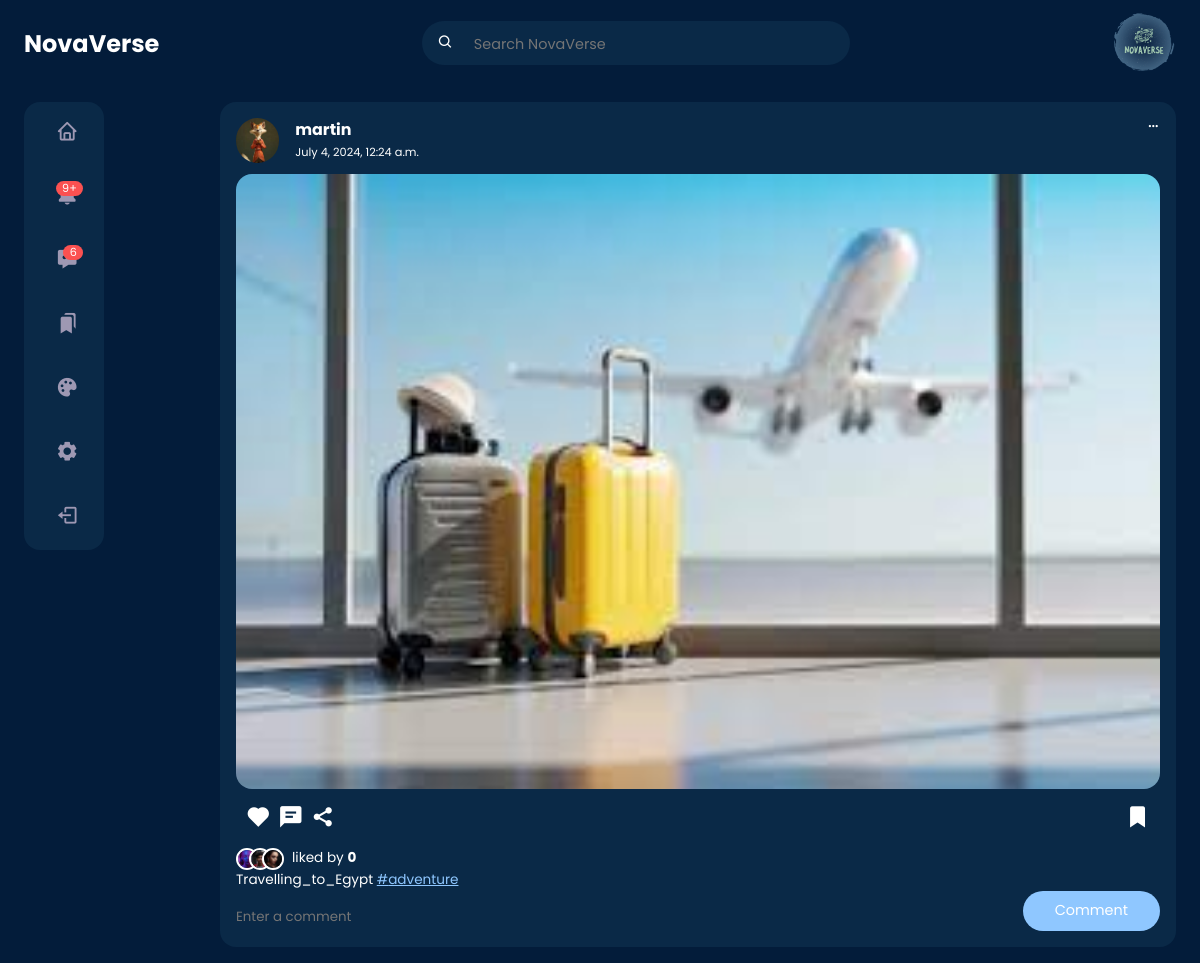
Page /post/d0827464-c623-4f85-afac-2fa89f8124df (signed in) on the earlier database version.
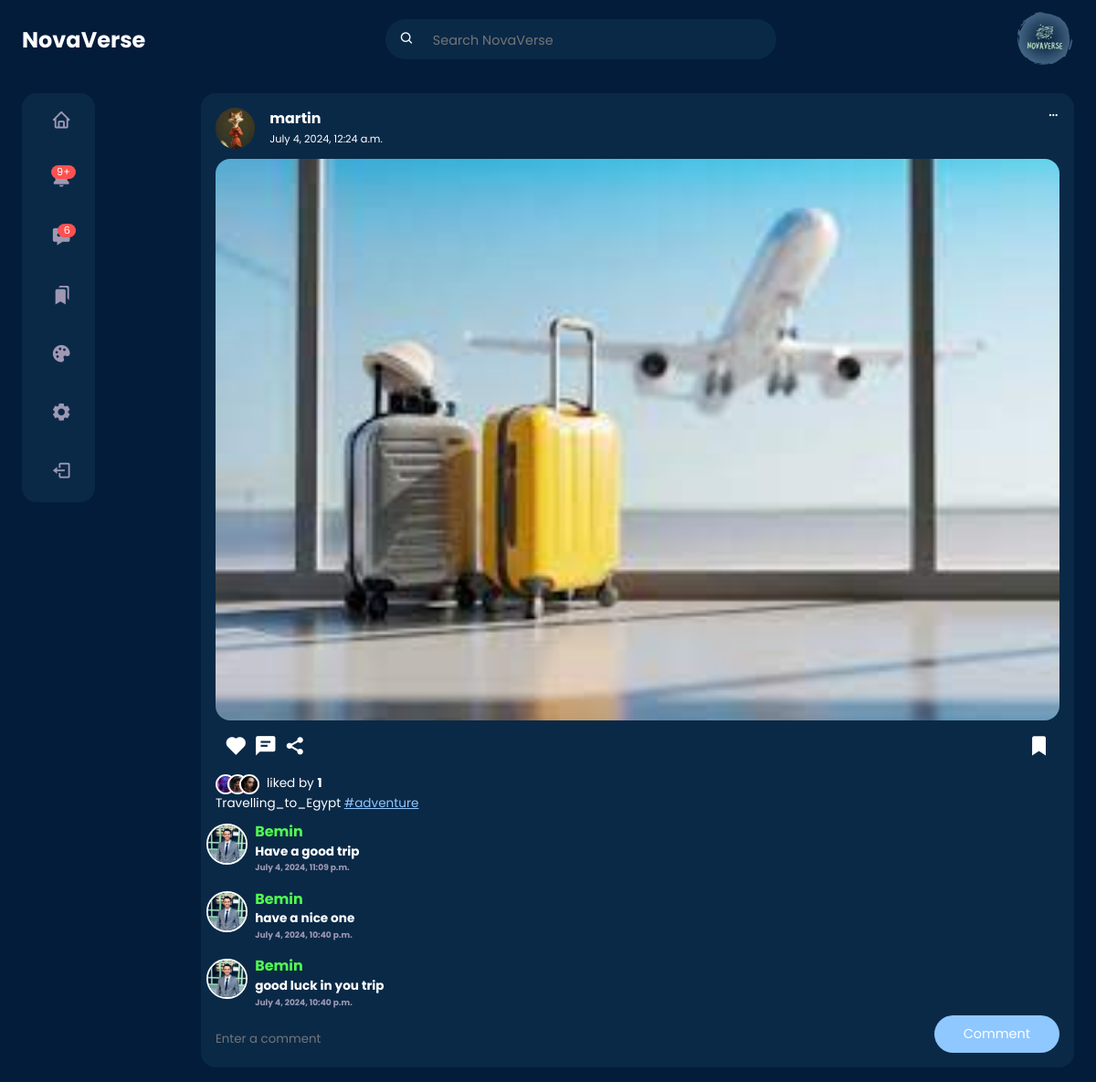
Same page on the later database version.
### userauth/models.py (models this page shows, shortened)
class Profile(models.Model):
    user = models.OneToOneField(User, on_delete=models.CASCADE)
    first_name = models.CharField(max_length=100, null=True, blank=True)
    last_name = models.CharField(max_length=100, null=True, blank=True)
    location = models.CharField(max_length=100, null=True, blank=True)
    url = models.URLField(max_length=1000, null=True, blank=True)
    bio = models.TextField(max_length=200, null=True, blank=True)
    created = models.DateField(auto_now_add=True)
    picture = models.ImageField(
        upload_to=user_directory_path,
        null=True,
        blank=True,
        default="img/default.jpg",
        verbose_name="profile-Picture",
    )
    favourite = models.ManyToManyField(Post)

### post/models.py (models this page shows, shortened)
class Post(models.Model):
    id = models.UUIDField(primary_key=True, default=uuid.uuid4, editable=False)
    picture = models.ImageField(
        upload_to=user_directory_path, verbose_name="Picture", null=True
    )
    caption = models.CharField(max_length=10000, verbose_name="Caption")
    posted = models.DateTimeField(auto_now_add=True)
    tags = models.ManyToManyField(Tag, related_name="tags")
    user = models.ForeignKey(User, on_delete=models.CASCADE)
    likes = models.IntegerField(default=0)

class Tag(models.Model):
    title = models.CharField(max_length=100, verbose_name="Tag")
    slug = models.SlugField(null=False, unique=True, default=uuid.uuid1)
    class Meta:
        verbose_name = "Tag"
        verbose_name_plural = "Tags"

### comment/models.py (models this page shows)
class Comment(models.Model):
    post = models.ForeignKey(Post, on_delete=models.CASCADE)
    user = models.ForeignKey(User, on_delete=models.CASCADE)
    body = models.TextField()
    date = models.DateTimeField(auto_now_add=True)

### post/views.py (the view)
# urls.py: path("post/<uuid:post_id>", views.postDetail, name="post-detail"),
def postDetail(request, post_id):
    post = get_object_or_404(Post, id=post_id)
    post_user_profile = Profile.objects.get(user=post.user)
    user_profile = Profile.objects.get(user=request.user)
    comments = Comment.objects.filter(post=post).order_by("-date")
    for comment in comments:
        comment.profile = Profile.objects.get(user=comment.user)
    if request.method == "POST":
        form = CommentForm(request.POST, request.FILES)
        if form.is_valid():
            comment = form.save(commit=False)
            comment.post = post
            comment.user = request.user
            comment.save()
            return HttpResponseRedirect(reverse("post-detail", args=[post_id]))
    else:
        form = CommentForm()
    context = {
        "post": post,
        "user_profile": user_profile,
        "post_user_profile": post_user_profile,
        "comments": comments,
        "form": form,
    }
    return render(request, "post-detail.html", context)

### comment/forms.py
class CommentForm(forms.ModelForm):
    body = forms.CharField(
        widget=forms.TextInput(
            attrs={"class": "input", "placeholder": "Enter a comment"}
        ),
        required=True,
    )
    class Meta:
        model = Comment
        fields = ["body"]

### templates/post-detail.html (shortened to what this page needs)
{% load static %}
<!DOCTYPE html>
<html lang="en">
<head>
	<link rel="stylesheet" href="{% static 'style/home.css' %}">
	<link rel="stylesheet" href="{% static 'style/postdetail.css' %}">
	<link href='https://unpkg.com/boxicons@2.1.4/css/boxicons.min.css' rel='stylesheet'>
</head>
<body>
	{% include "nav.html" %}
	<main>
		<div class="container">
			<div class="left">
				{% include 'sidebar.html' %}
			</div>
			<div class="middle">
				<div class="feeds">
					<div class="feed">
						<div class="head">
							<div class="user">
								<div class="profile-photo">
									<img src="{{ post_user_profile.picture.url}}">
								</div>
								<div class="info">
									<a href="{% url 'profile' post.user.username %}">
										<h3>{{ post.user.username }}</h3>
									</a>
									<small>{{ post.posted }}</small>
								</div>
							</div>
							<span class="edit">
								<i class='bx bx-dots-horizontal-rounded'></i>
							</span>
						</div>
						<div class="photo">
							<img src="{{ post.picture.url }}">
						</div>
						<div class="action-buttons">
							<div class="interaction-buttons">
								<span>
									<a href="{% url 'like' post.id %}" class="like-button" data-id="{{ post.id }}">
										<i id="like-icon-{{ post.id }}"
											class='bx bxs-heart {% if post.user_liked %} liked {% endif %}'></i>
									</a>
								</span>
								<span><i class='bx bxs-comment-detail'></i></span>
								<span><i class='bx bxs-share-alt'></i></span>
							</div>
							<div class="bookmark">
								<span>
									<a href="{% url 'favourite' post.id %}" class="favourite-button"
										data-id="{{post.id}}">
										<i class='bx bxs-bookmark'></i>
									</a>
								</span>
							</div>
						</div>
						<div class="liked-by">
							<span><img src="{% static 'img/profile-10.jpg' %}"></span>
							<span><img src="{% static 'img/profile-11.jpg' %}"></span>
							<span><img src="{% static 'img/profile-12.jpg' %}"></span>
							<p>liked by <b id="like-count-{{ post.id }}"> {{ post.likes }}
								</b></p>
						</div>
						<div class="caption">
							<p>
								{{post.caption}}
								{% for tag in post.tags.all %}
								<a href="{{tag.get_absolute_url}}"><span class="harsh-tag">
										#{{tag.title}}</span></a>
								{% endfor %}
							</p>
						</div>
						<div class="comments">
							{% for comment in comments %}
							<div class="comment">
								<div class="photo">
									<img src="{{comment.profile.picture.url}}">
								</div>
								<div class="body">
									<h3>{{comment.user.username}}</h3>
									<h4>{{comment.body}}</h4>
									<h6 class="text-muted">{{comment.date}}</h6>
								</div>
							</div>
							{% endfor %}
						</div>
						<div class="create-comment">
							<form method="post">
								<div class="input-group">
									{{ form.body }}
								</div>
								<button type="submit" class="btn btn-primary">Comment</button>
							</form>
						</div>
					</div>
				</div>
			</div>
		</div>
	</main>
</body>
</html>

### templates/nav.html
{% load static %}
<nav>
	<div class="container">
		<h2 class="logo">
			NovaVerse
		</h2>
		<div class="search-bar">
			<i class='bx bx-search'></i>
			<input type="search" placeholder="Search NovaVerse">
		</div>
		<div class="create">
			<div class="profile-photo">
				<img src="{% static 'img/Log/NovaVerse.svg' %}" alt="">
			</div>
		</div>
	</div>
</nav>

### templates/sidebar.html (shortened to what this page needs)
{% load static %}
<div class="sidebar">
	<a href="{% url 'home' %}" class="menu-item">
		<span><i class='bx bx-home'></i></span>
	</a>
	<a class="menu-item" id="notifications">
		<span><i class='bx bxs-bell'><small class="notifications-count">9+</small></i></span>
	</a>
	<a href="{% url 'inbox' %}" class="menu-item" id="messages-notifications">
		<span><i class='bx bxs-message-dots'><small class="notifications-count">6</small></i></span>
	</a>
	<a href="{% url 'saved' %}" class="menu-item">
		<span><i class='bx bxs-bookmarks'></i></span>
	</a>
	<a class="menu-item" id="theme">
		<span><i class='bx bxs-palette'></i></span>
	</a>
	<a class="menu-item">
		<span><i class='bx bxs-cog'></i></span>
	</a>
	<a href="{% url 'sign-out' %}" class="menu-item">
		<span><i class='bx bx-log-out'></i></span>
	</a>
</div>

### templates/themes.html (shortened to what this page needs)
{% load static %}

### static/style/home.css (style rules this page uses)
:root { --primary-color-hue: 210; --btn-color: hsl(var(--primary-color-hue), 100%, 78%); --colour-white: hsl(252, 30%, 100%); --colour-light: hsl(252, 30%, 95%); --colour-gray: hsl(252, 15%, 65%); --colour-primary: hsl(213, 89%, 12%); --colour-primary-theme: 10, 41, 73; --colour-secondary: hsl(210, 75%, 16%); --colour-success: hsl(120, 95%, 65%); --colour-danger: hsl(0, 95%, 65%); --border-radius: 2rem; --card-border-radius: 1rem; --btn-padding: 0.6rem 2rem; --search-padding: 0.6rem 1rem; --card-padding: 1rem; --sticky-top-left: 5.4rem; --sticky-top-right: -18rem; --test: hsl(270, 89%, 12%); --test: hsl(270, 89%, 16%); }
* { margin: 0; padding: 0; outline: 0; box-sizing: border-box; font-family: "Poppins", sans-serif; text-decoration: none; border: none; list-style: none; }
a { text-decoration: none; color: inherit; }
body { color: var(--colour-white); background: var(--colour-primary); overflow-x: hidden; }
.container { width: 90%; margin: 0 auto; }
.profile-photo { width: 2.7rem; aspect-ratio: 1/1; border-radius: 50%; overflow: hidden; }
img { display: block; width: 100%; }
.btn { display: inline-block; padding: var(--btn-padding); border-radius: var(--border-radius); cursor: pointer; transition: all 300ms ease; font-size: 0.9rem; }
.btn-primary { background: var(--btn-color); color: var(--colour-white); }
.text-muted { color: var(--colour-gray); }
nav { width: 100%; background-color: var(--colour-primary); padding: 0.7rem 0; position: fixed; top: 0; z-index: 10; }
nav .container { display: flex; align-items: center; justify-content: space-between; }
nav .search-bar { background: var(--colour-secondary); border-radius: var(--border-radius); padding: var(--search-padding); }
nav .search-bar input[type="search"] { background: transparent; width: 30vw; margin-left: 1rem; font-size: 0.9rem; color: var(--colour-white); }
nav .create { display: flex; align-items: center; gap: 2rem; }
nav .create .profile-photo { width: 4rem; }
main { position: relative; top: 5.4rem; }
main .container { display: grid; grid-template-columns: 18vw auto 20vw; column-gap: 2rem; position: relative; }
main .container .left { height: max-content; position: sticky; top: var(--sticky-top-left); }
.left .sidebar { margin-top: 1rem; background: var(--colour-secondary); border-radius: var(--card-border-radius); }
.left .sidebar .menu-item { display: flex; align-items: center; height: 4rem; cursor: pointer; transition: all 300ms ease; position: relative; }
.left .sidebar i { font-size: 1.4rem; color: var(--colour-gray); margin-left: 2rem; position: relative; }
.left .sidebar i .notifications-count { background: var(--colour-danger); color: white; width: fit-content; font-size: 0.7rem; border-radius: 0.8rem; padding: 0.1rem 0.4rem; position: absolute; top: -0.2rem; right: -0.3rem; }
.middle .feeds .feed { background: var(--colour-secondary); border-radius: var(--card-border-radius); padding: var(--card-padding); margin: 1rem 0; font-size: 0.85rem; line-height: 1.5; }
.middle .feed .head { display: flex; justify-content: space-between; }
.middle .feed .user { display: flex; gap: 1rem; }
.middle .feed .photo { border-radius: var(--card-border-radius); overflow: hidden; margin: 0.7rem 0; }
.middle .feed .action-buttons { display: flex; justify-content: space-between; align-items: center; font-size: 1.6rem; margin: 0.6rem; }
.middle .feed .liked-by { display: flex; }
.middle .feed .liked-by span { width: 1.4rem; height: 1.4rem; display: block; border-radius: 50%; overflow: hidden; border: 2px solid white; margin-left: -0.6rem; }
.middle .feed .liked-by span:first-child { margin: 0; }
.middle .feed .liked-by p { margin-left: 0.5rem; }
.middle .feed .caption a { text-decoration: underline; color: var(--btn-color); }
@media screen and (max-width: 1200px) { .container { width: 96%; } }
@media screen and (max-width: 1200px) { main .container { grid-template-columns: 5rem auto 30vw; gap: 1rem; } }
@media screen and (max-width: 1200px) { .left { width: 5rem; z-index: 5; } }

### templates/post-detail.html (style rules this page uses)
main .container { grid-template-columns: 15vw auto; }

Differences in the rows shown:
changed Post "Travelling_to_Egypt": likes "0" → "1"
added Comment: profile.picture (picture), user.username "Bemin", body "Have a good trip", date "July 4, 2024, 11:09 p.m."
added Comment: profile.picture (picture), user.username "Bemin", body "have a nice one", date "July 4, 2024, 10:40 p.m."
added Comment: profile.picture (picture), user.username "Bemin", body "good luck in you trip", date "July 4, 2024, 10:40 p.m."
